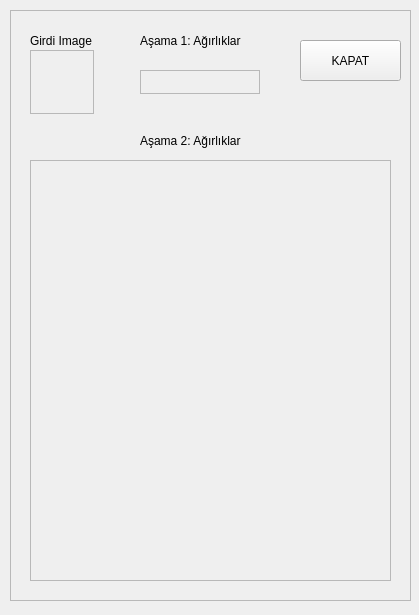
<?xml version="1.0" encoding="UTF-8"?>
<ui version="4.0">
 <class>Form</class>
 <widget class="QWidget" name="Form">
  <property name="windowModality">
   <enum>Qt::WindowModal</enum>
  </property>
  <property name="geometry">
   <rect>
    <x>0</x>
    <y>0</y>
    <width>419</width>
    <height>615</height>
   </rect>
  </property>
  <property name="windowTitle">
   <string>Deep Facial Emotion Detector</string>
  </property>
  <widget class="QFrame" name="frame">
   <property name="geometry">
    <rect>
     <x>10</x>
     <y>10</y>
     <width>401</width>
     <height>591</height>
    </rect>
   </property>
   <property name="frameShape">
    <enum>QFrame::StyledPanel</enum>
   </property>
   <property name="frameShadow">
    <enum>QFrame::Raised</enum>
   </property>
   <widget class="QFrame" name="frameE1">
    <property name="geometry">
     <rect>
      <x>20</x>
      <y>40</y>
      <width>64</width>
      <height>64</height>
     </rect>
    </property>
    <property name="frameShape">
     <enum>QFrame::StyledPanel</enum>
    </property>
    <property name="frameShadow">
     <enum>QFrame::Raised</enum>
    </property>
   </widget>
   <widget class="QPushButton" name="btnKapat">
    <property name="geometry">
     <rect>
      <x>290</x>
      <y>30</y>
      <width>101</width>
      <height>41</height>
     </rect>
    </property>
    <property name="text">
     <string>KAPAT</string>
    </property>
   </widget>
   <widget class="QFrame" name="frameE2">
    <property name="geometry">
     <rect>
      <x>130</x>
      <y>60</y>
      <width>120</width>
      <height>24</height>
     </rect>
    </property>
    <property name="frameShape">
     <enum>QFrame::StyledPanel</enum>
    </property>
    <property name="frameShadow">
     <enum>QFrame::Raised</enum>
    </property>
   </widget>
   <widget class="QFrame" name="frameE3">
    <property name="geometry">
     <rect>
      <x>20</x>
      <y>150</y>
      <width>361</width>
      <height>421</height>
     </rect>
    </property>
    <property name="frameShape">
     <enum>QFrame::StyledPanel</enum>
    </property>
    <property name="frameShadow">
     <enum>QFrame::Raised</enum>
    </property>
   </widget>
   <widget class="QLabel" name="label">
    <property name="geometry">
     <rect>
      <x>20</x>
      <y>20</y>
      <width>81</width>
      <height>21</height>
     </rect>
    </property>
    <property name="text">
     <string>Girdi Image</string>
    </property>
    <property name="alignment">
     <set>Qt::AlignLeading|Qt::AlignLeft|Qt::AlignVCenter</set>
    </property>
   </widget>
   <widget class="QLabel" name="label_2">
    <property name="geometry">
     <rect>
      <x>130</x>
      <y>20</y>
      <width>111</width>
      <height>21</height>
     </rect>
    </property>
    <property name="text">
     <string>Aşama 1: Ağırlıklar</string>
    </property>
   </widget>
   <widget class="QLabel" name="label_3">
    <property name="geometry">
     <rect>
      <x>130</x>
      <y>120</y>
      <width>111</width>
      <height>21</height>
     </rect>
    </property>
    <property name="text">
     <string>Aşama 2: Ağırlıklar</string>
    </property>
   </widget>
  </widget>
 </widget>
 <resources/>
 <connections/>
</ui>
